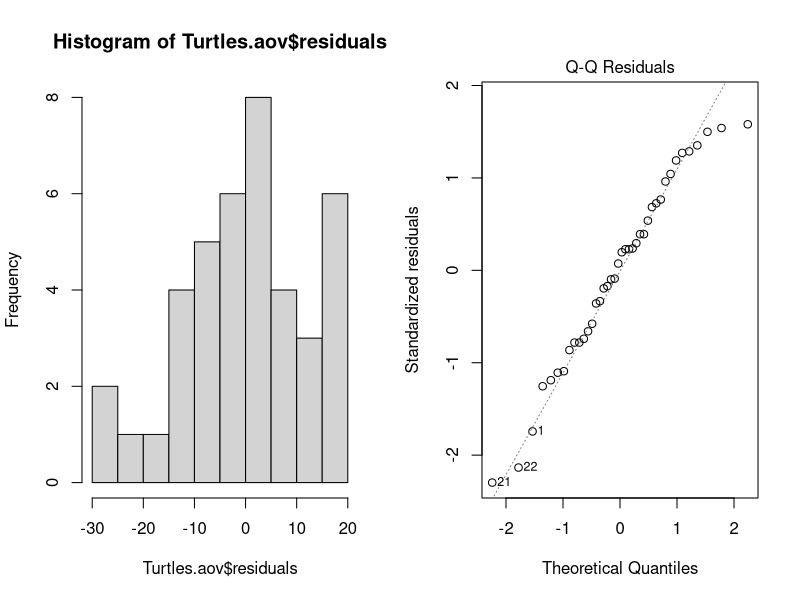
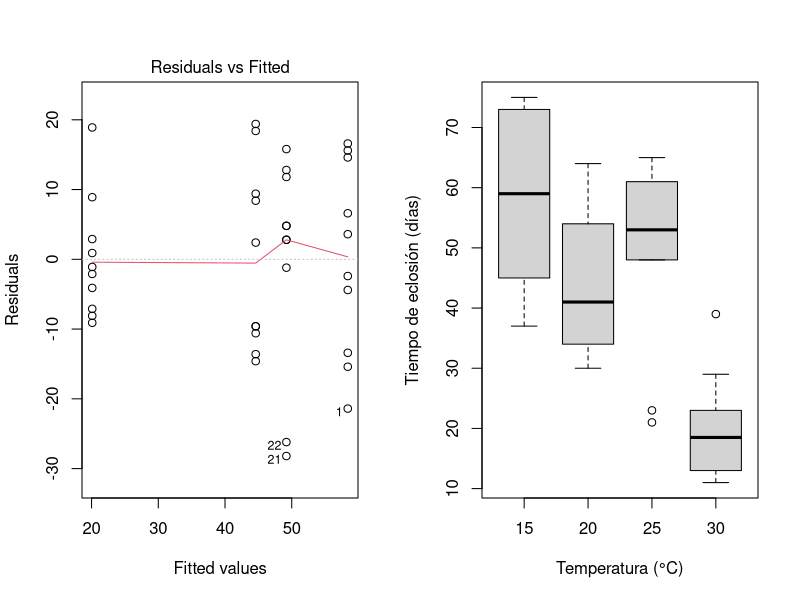

These charts were generated, in order, by the following R code:
## ---- chunk 1
Turtles <- read.csv(file = "Turtles.csv", header = TRUE)
Turtles$Temperature <- factor(Turtles$Temperature)
Turtles.aov <- aov(Days ~ Temperature, data = Turtles)
summary(Turtles.aov)
## ---- chunk 2
Turtles.lm <- lm(Days ~ Temperature, data = Turtles)
summary(Turtles.lm)
## ---- chunk 3
TukeyHSD(Turtles.aov)
## ---- chunk 4
par(mfrow = c(1, 2)) 
hist(Turtles.aov$residuals)
plot(Turtles.aov, which = 2)
## ---- chunk 5
plot(Turtles.aov, which = 1)
## ---- chunk 6
boxplot(Days ~ Temperature, data = Turtles, ylab = "Tiempo de eclosión (días)", xlab = "Temperatura (°C)")
